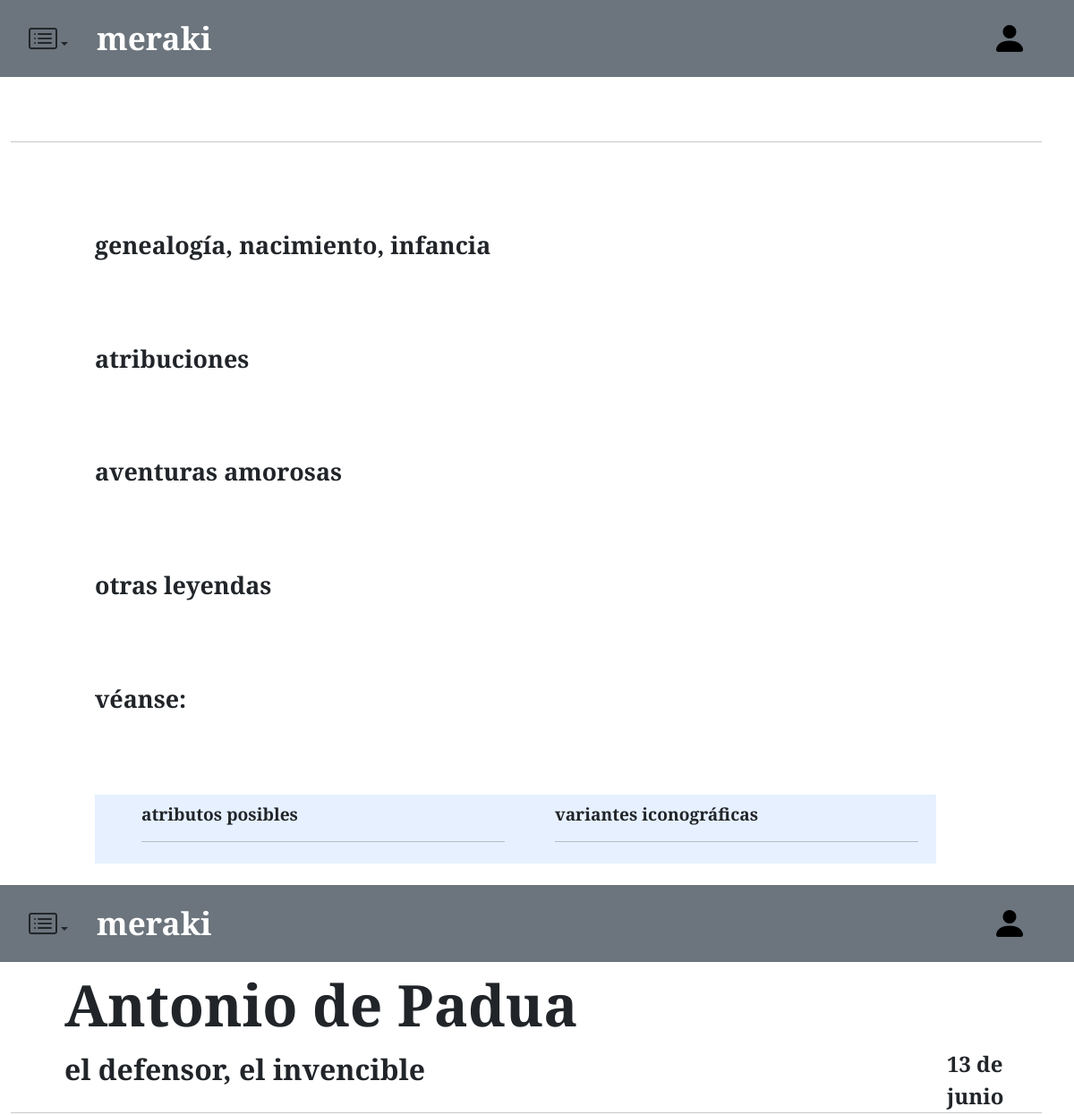
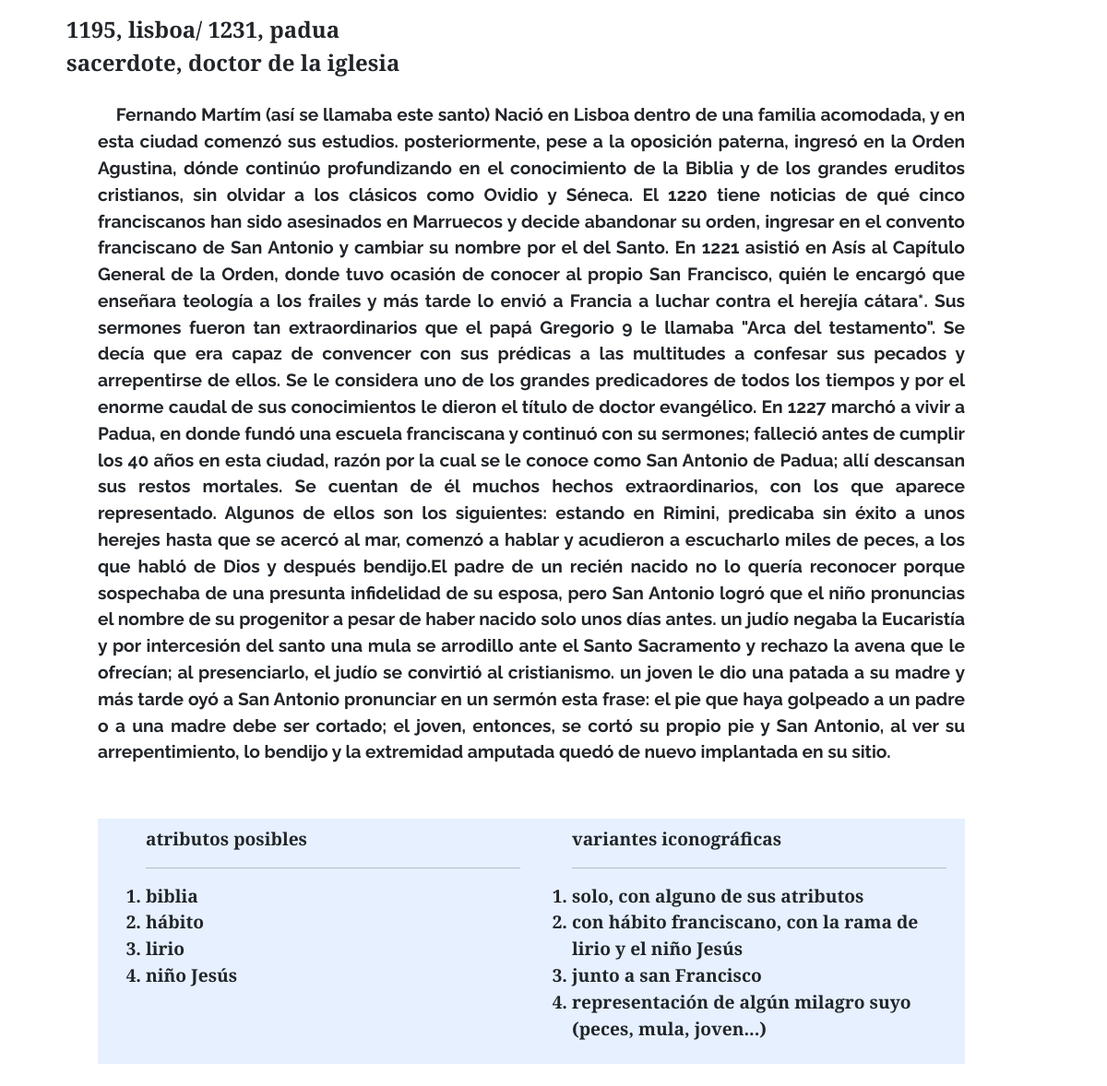
Screenshot of /vistas/cristiano.php?id=15 with the database file from the repository (2 pictures, top to bottom).
### tables this page shows
CREATE TABLE `cristiano` (
  `idpropio` int(11) NOT NULL,
  `idgen` int(11) NOT NULL,
  `historia` text NOT NULL,
  `rasgo` varchar(255) NOT NULL,
  `nacimiento` varchar(255) NOT NULL,
  `categoría` varchar(255) NOT NULL,
  `santoral` varchar(255) NOT NULL
);

CREATE TABLE `sergenerico` (
  `ID` int(11) NOT NULL,
  `nombre` varchar(255) NOT NULL,
  `rol` int(11) NOT NULL,
  `atributos` longtext NOT NULL CHECK (json_valid(`atributos`)),
  `variantes` longtext NOT NULL CHECK (json_valid(`variantes`))
);

### models/cristiano.php (called while the page is built, shortened)
<?php
require_once "./../db/db.php";
class cristiano extends generico{
    function mostrarSanto($id){
        $db = new Database();
        $dbconection = $db->connect();
        $query='select * from cristiano c, sergenerico g where c.idgen = g.ID and c.idgen ='.$id.';';
        $resultado = $db->querySelect($dbconection, $query);
                return $resultado;
    }
}
?>

### db/db.php (called while the page is built, shortened)
<?php
class Database{
    function querySelect($bbdd, $query){
        $consulta = $bbdd->query($query);
        return $consulta;
    }
}
?>

### vistas/cristiano.php (the view, shortened to what this page needs)
<!DOCTYPE html>
<html lang="en">
<head>
    <link href="https://cdn.jsdelivr.net/npm/bootstrap@5.1.3/dist/css/bootstrap.min.css" rel="stylesheet">
    <link rel="stylesheet" href="https://cdn.jsdelivr.net/npm/bootstrap-icons@1.7.2/font/bootstrap-icons.css">
    <link rel="stylesheet" href="navbar.css">
    <?php
    require_once "./../models/cristiano.php";
    $santo = new cristiano();
    $id = $_GET['id'];
    $infoSanto = $santo->mostrarSanto($id);
    $info = $infoSanto->fetch_assoc();
  ?>
</head>
<body class="fw-bolder" style="font-family: 'Cinzel', serif;">
     <nav class="navbar navbar-expand-lg navbar-light bg-secondary mx-auto">
        <div class="container-fluid mx-4">
            <div class="row">
                <ul class=" col navbar-nav me-auto mb-2 mb-lg-0">
                    <li class=" nav-item dropdown"><a class="nav-link text-dark dropdown-toggle" href="#" id="navbarDropdown" role="button" data-bs-toggle="dropdown" aria-expanded="false"><i class="bi bi-card-list"  style="font-size: 2em;"></i></a>
                    </li>
                </ul>
                <a class="col navbar-brand text-white align-middle" style="font-size: 2.2em;"  href="index.php">meraki</a>
            </div>
            <div class="row">
            <a class="col p-3 navbar-brand text-black align-middle" style="font-size: 1.5em;" href="UsuarioCosas.php">
                ?></a>
              <a class="col navbar-brand text-black align-middle" href="login.php"><i class="bi bi-person-fill dropdown" style="font-size: 2em;"> </i> </a>
              </div>
    </nav>
       <div class="container-fluid position-relative row">
            <div id="nombre" class="position-relative top-0 start-0 ms-5" style="font-size: 4em;"><?php echo $info['nombre'];?></div>
            <div class="row">
                <div class="col top-0 start-0 ms-5" style="font-size: 2em;"><?php echo $info['rasgo'];?></div>
                <div class="col-md-1 .offset-md-4" style="font-size: 1.5em;"><?php echo $info['santoral'];?></div>
            </div>
            <br> <br> <br>
            <hr>
            <div class="col">
                <div class="col top-0 start-0 ms-5" style="font-size: 1.5em;"><?php echo $info['nacimiento'];?></div>
                <div class="col top-0 start-0 ms-5" style="font-size: 1.5em;"><?php echo $info['categoría'];?></div>
            </div>
            <br> <br> <br> <br>
            <div class="container-fluid position-relative row mb-4">
                <div class="col-1"></div>
                <div class="col-10" style="font-size: 1.2em;">
                    <div class="row" style="text-align: justify; font-family:  'Raleway', sans-serif;">
                        <?php echo $info['historia'];?>
                    </div>
                    <br> <br>
                    <div class="row bg-primary p-2 text-dark bg-opacity-10" >
                        <div class="col" >
                            <ol type=”A”>atributos posibles
                                <hr>
                                <?php
                                   $array = json_decode($info['atributos']);
                                    foreach ($array as $k => $v) {
                                ?>
                                <li>
                                    <?php
                                               echo $v;
                                           }
                                    ?>
                                 </li>
                              </ol>
                        </div>
                        <div class="col" >
                            <ol type=”A”>variantes iconográficas
                            <hr>
                                <?php
                                   $array = json_decode($info['variantes']);
                                    foreach ($array as $k => $v) {
                                ?>
                                <li>
                                    <?php
                                               echo $v;
                                           }
                                    ?>
                                 </li>
                              </ol>
                        </div>
                    </div>
                </div>
                <div class="col-1"></div>
            </div>
       </div>
</body>
</html>

### rows the page displays
cristiano: idgen.nombre "Antonio de Padua", rasgo "el defensor, el invencible", santoral "13 de junio", nacimiento "1195, lisboa/ 1231, padua", categoría "sacerdote, doctor de la iglesia", historia "Fernando Martím (así se llamaba este santo) Nació en Lisboa dentro de una familia acomodada, y en esta ciudad comenzó sus estudios. posteriormente, pese a la oposición paterna, ingresó en la Orden Agustina, dónde continúo profundizando en el conocimiento de la Biblia y de los grandes eruditos cristianos, sin olvidar a los clásicos como Ovidio y Séneca. El 1220 tiene noticias de qué cinco franciscanos han sido asesinados en Marruecos y decide abandonar su orden, ingresar en el convento franciscano de San Antonio y cambiar su nombre por el del Santo. En 1221 asistió en Asís al Capítulo General de la Orden, donde tuvo ocasión de conocer al propio San Francisco, quién le encargó que enseñara…"

### other values shown
$v "biblia"
$v "hábito"
$v "lirio"
$v "niño Jesús"
$v "solo, con alguno de sus atributos"
$v "con hábito franciscano, con la rama de lirio y el niño Jesús"
$v "junto a san Francisco"
$v "representación de algún milagro suyo (peces, mula, joven...)"
